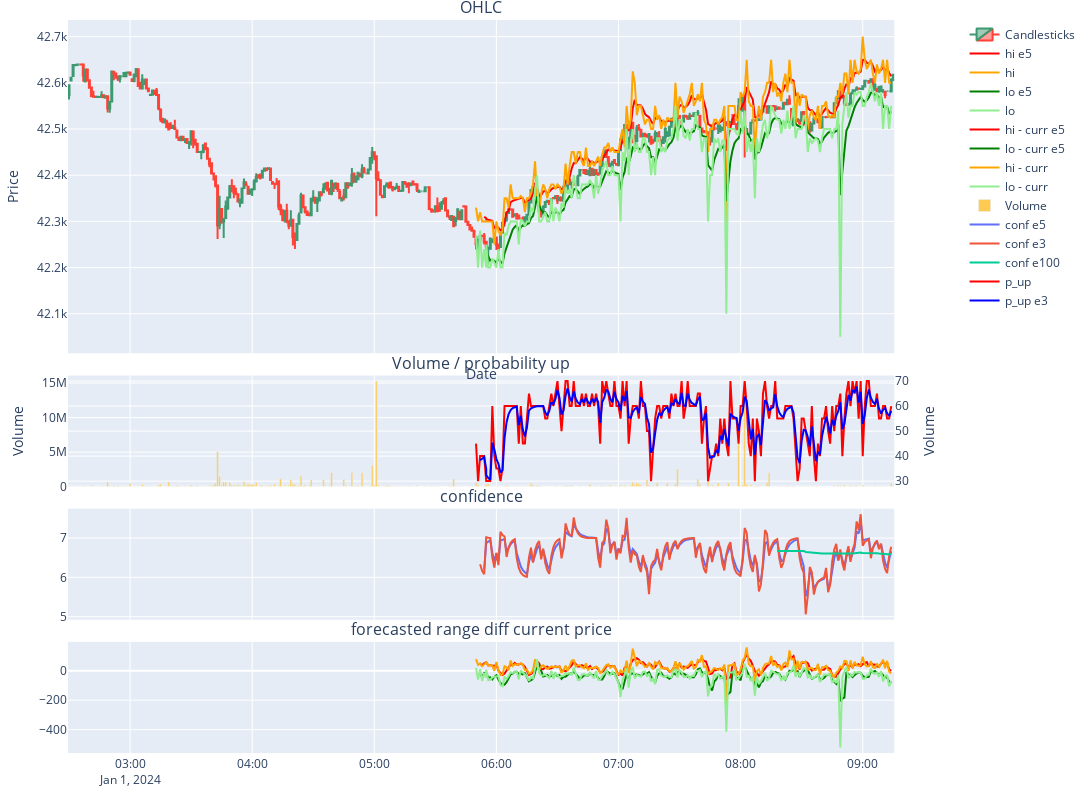

Notebook source saved alongside this figure:
### Code cell
import pandas as pd
import pandas_ta as ta
import plotly.graph_objects as go
from plotly.subplots import make_subplots

# Пример использования вашего датафрейма
df = candles_df[first:last].copy()

# Вычисляем индикаторы с помощью pandas_ta
df['SMA20'] = ta.sma(df['close'], length=20)
df['EMA20'] = ta.ema(df['close'], length=20)

# Создаем график с субплотами
# fig = make_subplots(rows=2, cols=1, shared_xaxes=True, 
#                     row_heights=[0.8, 0.2], vertical_spacing=0.03,
#                     specs=[[{"secondary_y": False}], [{"secondary_y": False}]])
fig = make_subplots(rows=4, cols=1, shared_xaxes=True, 
               vertical_spacing=0.03, 
               subplot_titles=('OHLC', 'Volume / probability up', 'confidence', 'forecasted range diff current price'), 
               row_heights=[0.6, 0.2, 0.2, 0.2],
               specs=[[{"secondary_y": True}],[{"secondary_y": True}],[{"secondary_y": True}],[{"secondary_y": True}]])

# Добавляем свечной график
fig.add_trace(go.Candlestick(x=df.index,
                             open=df['open'],
                             high=df['high'],
                             low=df['low'],
                             close=df['close'],
                             name='Candlesticks'), row=1, col=1)

# Добавляем индикаторы в первый ряд
# fig.add_trace(go.Scatter(x=df.index, y=df['SMA20'], mode='lines', name='SMA 20'), row=1, col=1)
# fig.add_trace(go.Scatter(x=df.index, y=df['EMA20'], mode='lines', name='EMA 20'), row=1, col=1)
#fig.add_trace(go.Scatter(x=df.index, y=predictions['high'], mode='lines', name='p hi'), row=1, col=1)
#fig.add_trace(go.Scatter(x=df.index, y=predictions['low'], mode='lines', name='p lo'), row=1, col=1)
fig.add_trace(go.Scatter(x=predictions['last_candle_time'], y=ta.ema(predictions['high'], length=5), mode='lines', name='hi e5', line=dict(color='red')), row=1, col=1)
fig.add_trace(go.Scatter(x=predictions['last_candle_time'], y=predictions['high'], mode='lines', name='hi', line=dict(color='orange')), row=1, col=1)
fig.add_trace(go.Scatter(x=predictions['last_candle_time'], y=ta.ema(predictions['low'], length=5), mode='lines', name='lo e5', line=dict(color='green')), row=1, col=1)
fig.add_trace(go.Scatter(x=predictions['last_candle_time'], y=predictions['low'], mode='lines', name='lo', line=dict(color='lightgreen')), row=1, col=1)

fig.add_trace(go.Scatter(x=predictions['last_candle_time'], y=he5 - df['close'][-predictions.shape[0]:], mode='lines', name='hi - curr e5', line=dict(color='red')), row=4, col=1)
fig.add_trace(go.Scatter(x=predictions['last_candle_time'], y=le5 - df['close'][-predictions.shape[0]:], mode='lines', name='lo - curr e5', line=dict(color='green')), row=4, col=1)
fig.add_trace(go.Scatter(x=predictions['last_candle_time'], y=h - df['close'][-predictions.shape[0]:], mode='lines', name='hi - curr', line=dict(color='orange')), row=4, col=1)
fig.add_trace(go.Scatter(x=predictions['last_candle_time'], y=l - df['close'][-predictions.shape[0]:], mode='lines', name='lo - curr', line=dict(color='lightgreen')), row=4, col=1)

# Добавляем объемы во второй ряд
fig.add_trace(go.Bar(x=df.index, y=df['volume'], name='Volume'), row=2, col=1)
fig.add_trace(go.Scatter(x=predictions['last_candle_time'], y=ta.ema(predictions['conf'], length=5), name='conf e5'), row=3, col=1)
fig.add_trace(go.Scatter(x=predictions['last_candle_time'], y=ta.ema(predictions['conf'], length=3), name='conf e3'), row=3, col=1)
fig.add_trace(go.Scatter(x=predictions['last_candle_time'], y=ta.sma(predictions['conf'], length=150), name='conf e100'), row=3, col=1)
#fig.add_trace(go.Scatter(x=df.index, y=predictions['p_up'], name='p_up'), row=2, col=1, secondary_y=True)
fig.add_trace(go.Scatter(x=predictions['last_candle_time'], y=predictions['p_up'], name='p_up', line=dict(color='red')), row=2, col=1, secondary_y=True)
fig.add_trace(go.Scatter(x=predictions['last_candle_time'], y=ta.ema(predictions['p_up'], length=3), name='p_up e3', line=dict(color='blue')), row=2, col=1, secondary_y=True)

# Настраиваем внешний вид графика
fig.update_layout(
    autosize=False,
    width=1200,
    height=800,
    margin=dict(
        l=20,
        r=20,
        b=20,
        t=20,
        pad=0
    ),
    xaxis=dict(
        showspikes=True,
        spikemode='across',
        spikesnap='cursor',
        spikedash='solid',
        spikethickness=1,
        #spikedistance=-1,
        showline=True,
        showgrid=True,
    ),
    xaxis2=dict(
        showspikes=True,
        spikemode='across',
        spikesnap='cursor',
        spikedash='solid',
        spikethickness=1,
        #spikedistance=-1,
        showline=True,
        showgrid=True,
    ),
    xaxis3=dict(
        showspikes=True,
        spikemode='across',
        spikesnap='cursor',
        spikedash='solid',
        spikethickness=1,
        #spikedistance=-1,
        showline=True,
        showgrid=True,
    ),
    xaxis4=dict(
        showspikes=True,
        spikemode='across',
        spikesnap='cursor',
        spikedash='solid',
        spikethickness=1,
        #spikedistance=-1,
        showline=True,
        showgrid=True,
    ),
    hovermode='x',
    xaxis_title='Date',
    yaxis_title='Price',
    yaxis2_title='pppppppppp2'
)

fig.update_yaxes(title_text="Volume", row=2, col=1)
fig.update(layout_xaxis_rangeslider_visible=False)
fig.show()

### Figure 1 — Plotly figure (JSON) as saved in the notebook; plotly's stock layout.template omitted (floating-point values rounded to 4 significant figures; data arrays with more than 128 entries replaced by an {"elided": "..."} marker saying what was removed)
{"data": [{"close": {"elided": "406 float values"}, "high": {"elided": "406 float values"}, "low": {"elided": "406 float values"}, "name": "Candlesticks", "open": {"elided": "406 float values"}, "type": "candlestick", "x": {"elided": "406 str values"}, "xaxis": "x", "yaxis": "y"}, {"line": {"color": "red"}, "mode": "lines", "name": "hi e5", "type": "scatter", "x": {"elided": "206 str values"}, "xaxis": "x", "y": {"elided": "206 float values"}, "yaxis": "y"}, {"line": {"color": "orange"}, "mode": "lines", "name": "hi", "type": "scatter", "x": {"elided": "206 str values"}, "xaxis": "x", "y": {"elided": "206 int values"}, "yaxis": "y"}, {"line": {"color": "green"}, "mode": "lines", "name": "lo e5", "type": "scatter", "x": {"elided": "206 str values"}, "xaxis": "x", "y": {"elided": "206 float values"}, "yaxis": "y"}, {"line": {"color": "lightgreen"}, "mode": "lines", "name": "lo", "type": "scatter", "x": {"elided": "206 str values"}, "xaxis": "x", "y": {"elided": "206 int values"}, "yaxis": "y"}, {"line": {"color": "red"}, "mode": "lines", "name": "hi - curr e5", "type": "scatter", "x": {"elided": "206 str values"}, "xaxis": "x4", "y": {"elided": "206 float values"}, "yaxis": "y7"}, {"line": {"color": "green"}, "mode": "lines", "name": "lo - curr e5", "type": "scatter", "x": {"elided": "206 str values"}, "xaxis": "x4", "y": {"elided": "206 float values"}, "yaxis": "y7"}, {"line": {"color": "orange"}, "mode": "lines", "name": "hi - curr", "type": "scatter", "x": {"elided": "206 str values"}, "xaxis": "x4", "y": {"elided": "206 float values"}, "yaxis": "y7"}, {"line": {"color": "lightgreen"}, "mode": "lines", "name": "lo - curr", "type": "scatter", "x": {"elided": "206 str values"}, "xaxis": "x4", "y": {"elided": "206 float values"}, "yaxis": "y7"}, {"name": "Volume", "type": "bar", "x": {"elided": "406 str values"}, "xaxis": "x2", "y": {"elided": "406 int values"}, "yaxis": "y3"}, {"name": "conf e5", "type": "scatter", "x": {"elided": "206 str values"}, "xaxis": "x3", "y": {"elided": "206 float values"}, "yaxis": "y5"}, {"name": "conf e3", "type": "scatter", "x": {"elided": "206 str values"}, "xaxis": "x3", "y": {"elided": "206 float values"}, "yaxis": "y5"}, {"name": "conf e100", "type": "scatter", "x": {"elided": "206 str values"}, "xaxis": "x3", "y": {"elided": "206 float values"}, "yaxis": "y5"}, {"line": {"color": "red"}, "name": "p_up", "type": "scatter", "x": {"elided": "206 str values"}, "xaxis": "x2", "y": {"elided": "206 int values"}, "yaxis": "y4"}, {"line": {"color": "blue"}, "name": "p_up e3", "type": "scatter", "x": {"elided": "206 str values"}, "xaxis": "x2", "y": {"elided": "206 float values"}, "yaxis": "y4"}], "layout": {"annotations": [{"font": {"size": 16}, "showarrow": false, "text": "OHLC", "x": 0.47, "xanchor": "center", "xref": "paper", "y": 1, "yanchor": "bottom", "yref": "paper"}, {"font": {"size": 16}, "showarrow": false, "text": "Volume / probability up", "x": 0.47, "xanchor": "center", "xref": "paper", "y": 0.515, "yanchor": "bottom", "yref": "paper"}, {"font": {"size": 16}, "showarrow": false, "text": "confidence", "x": 0.47, "xanchor": "center", "xref": "paper", "y": 0.3333, "yanchor": "bottom", "yref": "paper"}, {"font": {"size": 16}, "showarrow": false, "text": "forecasted range diff current price", "x": 0.47, "xanchor": "center", "xref": "paper", "y": 0.1517, "yanchor": "bottom", "yref": "paper"}], "autosize": false, "height": 800, "hovermode": "x", "margin": {"b": 20, "l": 20, "pad": 0, "r": 20, "t": 20}, "width": 1200, "xaxis": {"anchor": "y", "domain": [0, 0.94], "matches": "x4", "rangeslider": {"visible": false}, "showgrid": true, "showline": true, "showspikes": true, "showticklabels": false, "spikedash": "solid", "spikemode": "across", "spikesnap": "cursor", "spikethickness": 1, "title": {"text": "Date"}}, "xaxis2": {"anchor": "y3", "domain": [0, 0.94], "matches": "x4", "showgrid": true, "showline": true, "showspikes": true, "showticklabels": false, "spikedash": "solid", "spikemode": "across", "spikesnap": "cursor", "spikethickness": 1}, "xaxis3": {"anchor": "y5", "domain": [0, 0.94], "matches": "x4", "showgrid": true, "showline": true, "showspikes": true, "showticklabels": false, "spikedash": "solid", "spikemode": "across", "spikesnap": "cursor", "spikethickness": 1}, "xaxis4": {"anchor": "y7", "domain": [0, 0.94], "showgrid": true, "showline": true, "showspikes": true, "spikedash": "solid", "spikemode": "across", "spikesnap": "cursor", "spikethickness": 1}, "yaxis": {"anchor": "x", "domain": [0.545, 1], "title": {"text": "Price"}}, "yaxis2": {"anchor": "x", "overlaying": "y", "side": "right", "title": {"text": "pppppppppp2"}}, "yaxis3": {"anchor": "x2", "domain": [0.3633, 0.515], "title": {"text": "Volume"}}, "yaxis4": {"anchor": "x2", "overlaying": "y3", "side": "right", "title": {"text": "Volume"}}, "yaxis5": {"anchor": "x3", "domain": [0.1817, 0.3333]}, "yaxis6": {"anchor": "x3", "overlaying": "y5", "side": "right"}, "yaxis7": {"anchor": "x4", "domain": [0, 0.1517]}, "yaxis8": {"anchor": "x4", "overlaying": "y7", "side": "right"}}}
